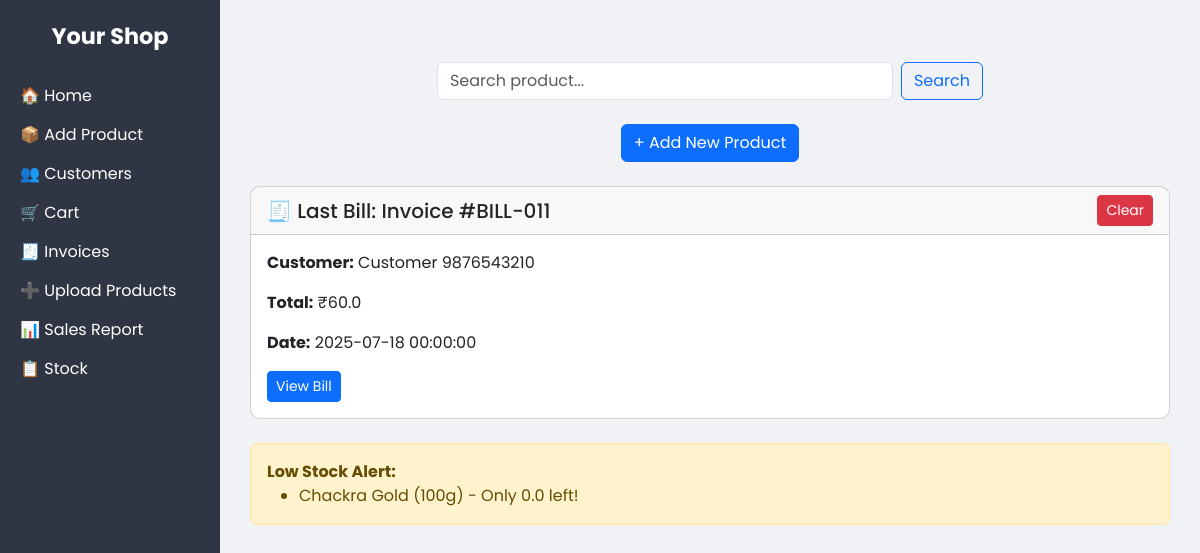
Screenshot of / (signed in) with the database file from the repository.
### Bill/models.py (models this page shows, shortened)
class Invoice(db.Model):
    __tablename__ = 'invoice'
    id = db.Column(db.Integer, primary_key=True)
    customer_id = db.Column(db.Integer, db.ForeignKey('customer.id'))
    total = db.Column(db.Float, nullable=False)
    date = db.Column(db.String, default=lambda: datetime.now().strftime('%Y-%m-%d'))
    bill_no = db.Column(db.String(20), unique=True)
    total_items = db.Column(db.Integer)
    total_qty = db.Column(db.Float)
    customer = db.relationship('Customer', backref='invoices')
    items = db.relationship('InvoiceItem', backref ='invoice',lazy=True)

class Customer(db.Model):
    __tablename__ = 'customer'
    id = db.Column(db.Integer, primary_key=True)
    name = db.Column(db.String(100), nullable=False)
    phone = db.Column(db.String(10), nullable=False)

class ProductVariant(db.Model):
    __tablename__ = 'product_variant'
    id = db.Column(db.Integer, primary_key=True)
    product_id = db.Column(db.Integer, db.ForeignKey('product.id'), nullable=False)
    unit = db.Column(db.String(50), nullable=False)
    price = db.Column(db.Float, nullable=False)
    stock = db.Column(db.Float, nullable=False, default=0)
    product = db.relationship('Product', back_populates='variants')

class Product(db.Model):
    __tablename__ = 'product'
    id = db.Column(db.Integer, primary_key=True)
    name = db.Column(db.String(100), nullable=False)
    variants = db.relationship('ProductVariant', back_populates='product', cascade='all, delete-orphan')
    sold_by = db.Column(db.String(20))
    price = db.Column(db.Float)
    tamil_name = db.Column(db.String(100))
    romanized_name = db.Column(db.String(100))

### Bill/app.py (the view)
@app.route('/')
@login_required
@admin_required
def home():
    invoices = Invoice.query.order_by(Invoice.date.desc()).all()
    products = Product.query.all()
    cart = session.get('cart', {})
    cart_items, total = get_cart_items(cart)
    low_stock_variants = ProductVariant.query.filter(ProductVariant.stock <= 5).all()
    last_invoice = Invoice.query.order_by(Invoice.id.desc()).first()
    if last_invoice and isinstance(last_invoice.date, str):
        try:
            last_invoice.date = datetime.fromisoformat(last_invoice.date)
        except ValueError:
            last_invoice.date = None
    return render_template(
        'home.html',
        products=products,
        cart_items=cart_items,
        total=total,
        low_stock_variants=low_stock_variants,
        last_invoice=last_invoice
    )

### Bill/app.py (called while the page is built)
@login_manager.user_loader
def load_user(user_id):
    return User.query.get(int(user_id))

def admin_required(f):
    @wraps(f)
    def decorated_function(*args, **kwargs):
        if not current_user.is_authenticated or not getattr(current_user, "is_admin", False):
            abort(403)
        return f(*args, **kwargs)
    return decorated_function

def get_cart_items(cart):
    items = []
    total = 0
    for variant_id, qty in cart.items():
        variant = ProductVariant.query.get(int(variant_id))
        if variant:
            subtotal = variant.price * qty
            items.append({'variant': variant, 'product': variant.product, 'quantity': qty, 'subtotal': subtotal})
            total += subtotal
    return items, total

@app.context_processor
def inject_now():
    return {'current_year': datetime.now().year}

### templates/home.html (shortened to what this page needs)
<!DOCTYPE html>
<html lang="en">
<head>
    <link href="https://cdn.jsdelivr.net/npm/bootstrap@5.3.0/dist/css/bootstrap.min.css" rel="stylesheet">
</head>
<body>
<div class="dashboard">
    <aside class="sidebar">
        <div class="logo">Your Shop</div>
        <ul class="menu">
            <li><a href="{{ url_for('home') }}">🏠 Home</a></li>
            <li><a href="{{ url_for('add_product') }}">📦 Add Product</a></li>
            <li><a href="{{ url_for('customers') }}">👥 Customers</a></li>
            <li><a href="{{ url_for('view_cart') }}">🛒 Cart</a></li>
            <li><a href="{{ url_for('all_invoices') }}">🧾 Invoices</a></li>
            <li><a href="{{ url_for('upload_products') }}">➕ Upload Products</a></li>
            <li><a href="{{ url_for('sales_report') }}">📊 Sales Report</a></li>
            <li><a href="{{ url_for('stock') }}">📋 Stock</a></li>
        </ul>
    </aside>
    <main class="main-panel">
        <form action="{{ url_for('search_product') }}" method="GET" class="row g-2 justify-content-center my-4">
            <div class="col-md-6">
                <input type="text" name="q" class="form-control" placeholder="Search product..." required>
            </div>
            <div class="col-auto">
                <button type="submit" class="btn btn-outline-primary">Search</button>
            </div>
        </form>
        <div class="text-center mt-4">
            <a href="{{ url_for('add_product') }}" class="btn btn-primary">+ Add New Product</a>
        </div>
        {% if last_invoice %}
        <div class="card mt-4">
            <div class="card-header d-flex justify-content-between align-items-center">
                <h5 class="mb-0">🧾 Last Bill: Invoice #{{ last_invoice.bill_no }}</h5>
                <a href="{{ url_for('delete_invoice', invoice_id=last_invoice.id) }}" class="btn btn-sm btn-danger">Clear</a>
            </div>
            <div class="card-body">
                <p><strong>Customer:</strong> {{ last_invoice.customer.name }}</p>
                <p><strong>Total:</strong> ₹{{ last_invoice.total }}</p>
                <p><strong>Date:</strong> {{ last_invoice.date }}</p>
                <a href="{{ url_for('generate_invoice', invoice_id=last_invoice.id) }}" class="btn btn-sm btn-primary">View Bill</a>
            </div>
        </div>
        {% endif %}
        {% if low_stock_variants %}
        <div class="alert alert-warning mt-4">
            <strong>Low Stock Alert:</strong>
            <ul class="mb-0">
                {% for variant in low_stock_variants %}
                <li>{{ variant.product.name }} ({{ variant.unit }}) - Only {{ variant.stock }} left!</li>
                {% endfor %}
            </ul>
        </div>
        {% endif %}
    </main>
</div>
</body>
</html>

### templates/home.html (style rules this page uses)
body, html { margin: 0; padding: 0; font-family: 'Poppins', sans-serif; }
.dashboard { display: flex; height: 100vh; }
.sidebar { width: 220px; background-color: #2f3542; color: white; padding: 20px; }
.sidebar .logo { font-size: 1.4rem; font-weight: bold; margin-bottom: 30px; text-align: center; }
.sidebar .menu { list-style: none; padding: 0; }
.sidebar .menu li { margin: 15px 0; }
.sidebar .menu a { color: white; text-decoration: none; font-size: 1rem; display: block; }
.main-panel { flex-grow: 1; padding: 30px; background-color: #f1f2f6; overflow-y: auto; }
.card { border-radius: 10px; }

### rows the page displays
Invoice: bill_no "BILL-011", total "60.0", date "2025-07-18 00:00:00"
Customer: customer.name "Customer 9876543210"
ProductVariant: product.name "Chackra Gold", unit "100g", stock "0.0"
